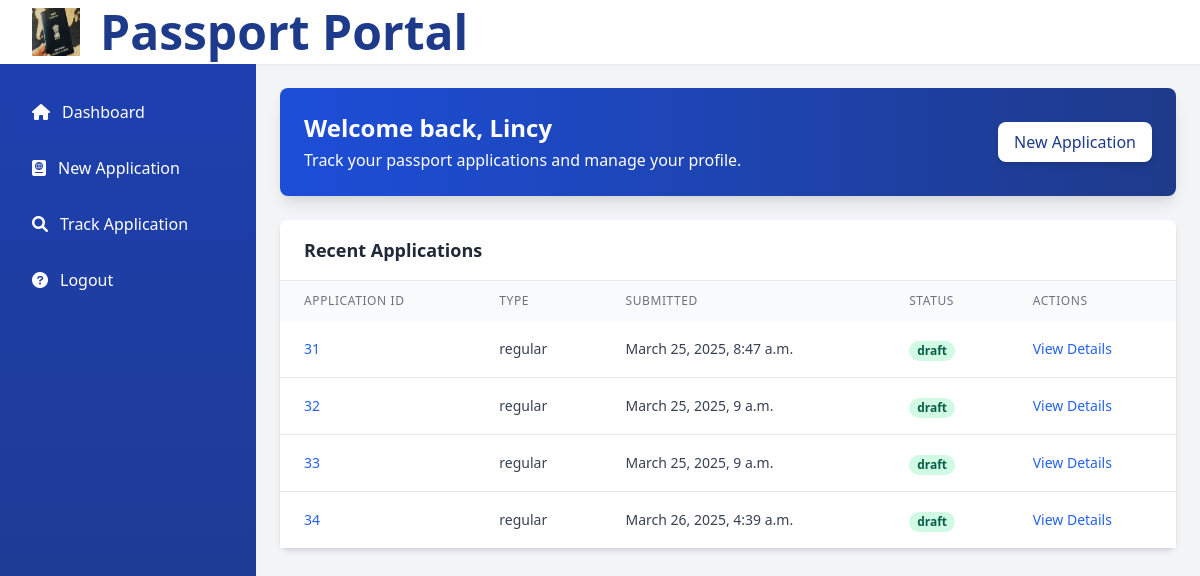
/user/dashboard/ (signed in), run on the app's committed database.
### user_app/models.py (models this page shows, shortened)
class PassportApplication(models.Model):
    GENDER_CHOICES = [
        ('M', 'Male'),
        ('F', 'Female'),
        ('O', 'Other'),
    ]
    MARITAL_STATUS_CHOICES = [
        ('single', 'Single'),
        ('married', 'Married'),
        ('divorced', 'Divorced'),
        ('widowed', 'Widowed'),
        ('separated', 'Separated'),
    ]
    ID_TYPE_CHOICES = [
        ('aadhar', 'Aadhar Card'),
        ('pan', 'PAN Card'),
        ('passport', 'Passport'),
        ('voter', 'Voter ID'),
        ('driving', 'Driving License'),
        ('other', 'Other'),
    ]
    PASSPORT_TYPE_CHOICES = [
        ('regular', 'Regular'),
        ('official', 'Official'),
        ('diplomatic', 'Diplomatic'),
    ]
    PAGE_COUNT_CHOICES = [
        ('standard', 'Standard (36 pages)'),
        ('extra', 'Extra (60 pages)'),
    ]
    TRAVEL_PURPOSE_CHOICES = [
        ('tourism', 'Tourism'),
        ('business', 'Business'),
        ('study', 'Study'),
        ('employment', 'Employment'),
        ('family', 'Family Visit'),
        ('other', 'Other'),
    ]
    PAYMENT_METHOD_CHOICES = [
        ('online', 'Online Payment (Credit/Debit Card)'),
        ('bankTransfer', 'Bank Transfer'),
        ('challan', 'Bank Challan'),
    ]
    first_name = models.CharField(max_length=100)
    middle_name = models.CharField(max_length=100, blank=True)
    last_name = models.CharField(max_length=100)
    date_of_birth = models.DateField()
    city_of_birth = models.CharField(max_length=100)
    state_of_birth = models.CharField(max_length=100)
    country_of_birth = models.CharField(max_length=100)
    gender = models.CharField(max_length=1, choices=GENDER_CHOICES)
    marital_status = models.CharField(max_length=20, choices=MARITAL_STATUS_CHOICES)
    nationality = models.CharField(max_length=100)
    occupation = models.CharField(max_length=100)
    address_line1 = models.CharField(max_length=200)
    address_line2 = models.CharField(max_length=200, blank=True)
    city = models.CharField(max_length=100)
    state = models.CharField(max_length=100)
    postal_code = models.CharField(max_length=20)
    country = models.CharField(max_length=100)
    phone_number = models.CharField(max_length=20)
    email = models.EmailField()
    id_type = models.CharField(max_length=20, choices=ID_TYPE_CHOICES)
    id_number = models.CharField(max_length=100)
    aadhar_number = models.CharField(
        max_length=12,null=True,blank=True,
        validators=[RegexValidator(r'^\d{12}$', 'Aadhar Number must be exactly 12 digits.')]
    )
    pan_number = models.CharField(
        max_length=10,null=True,blank=True,
        validators=[RegexValidator(r'^[A-Z0-9]{10}$', 'PAN Number must be exactly 10 alphanumeric characters.')]
    )
    father_name = models.CharField(max_length=200)
    mother_name = models.CharField(max_length=200)
    father_nationality = models.CharField(max_length=100)
    mother_nationality = models.CharField(max_length=100)
    father_passport_number = models.CharField(max_length=30, blank=True)
    mother_passport_number = models.CharField(max_length=30, blank=True)
    emergency_contact_name = models.CharField(max_length=200)
    emergency_contact_relationship = models.CharField(max_length=100)
    emergency_contact_phone = models.CharField(max_length=20)
    emergency_contact_address = models.CharField(max_length=300)
    passport_type = models.CharField(max_length=20, choices=PASSPORT_TYPE_CHOICES)
    page_count = models.CharField(max_length=20, choices=PAGE_COUNT_CHOICES)
    travel_purpose = models.CharField(max_length=20, choices=TRAVEL_PURPOSE_CHOICES)
    proof_of_identity = models.JSONField(default=list)  # Stores list of selected document types
    proof_of_address = models.JSONField(default=list)   # Stores list of selected document types
    additional_documents = models.TextField(blank=True)
    payment_method = models.JSONField(default=list)  # Stores selected payment methods
    expedited_service = models.BooleanField(default=False)
    total_amount = models.DecimalField(max_digits=10, decimal_places=2, default=0.0)  # New Field
    signature_file = models.ImageField(upload_to='signatures/', blank=True, null=True)
    application_date = models.DateField()
    parental_consent = models.BooleanField(default=False)
    terms_agreed = models.BooleanField(default=False)
    created_at = models.DateTimeField(auto_now_add=True)
    updated_at = models.DateTimeField(auto_now=True)
    application_status = models.CharField(max_length=20, default='draft')
    user = models.ForeignKey(PassportRegistration, on_delete=models.CASCADE, blank=True, null=True)

### user_app/views.py (the view)
# urls.py: path('dashboard/',views.dashboard_view,name='dashboard'),
def dashboard_view(request):
    user_id = request.session['user_id']
    data = PassportApplication.objects.filter(user__id=user_id)
    return render(request,'dashboard.html', {'data': data})

### user_app/templates/dashboard.html (shortened to what this page needs)
<!DOCTYPE html>
<html lang="en">
    {% load static %}
<head>
    <link href="https://cdnjs.cloudflare.com/ajax/libs/tailwindcss/2.2.19/tailwind.min.css" rel="stylesheet">
    <link href="https://cdnjs.cloudflare.com/ajax/libs/font-awesome/6.0.0-beta3/css/all.min.css" rel="stylesheet">
</head>
<body class="bg-gray-100">
    <header class="bg-white shadow-sm">
        <div class="max-w-7xl mx-auto px-4 sm:px-6 lg:px-8">
            <div class="flex justify-between h-16">
                <div class="flex items-center">
                    <img src="{% static 'images/passport_portal.jpg' %}" alt="Logo" class="h-12 w-12">
                    <span class="ml-5 text-5xl font-bold text-blue-900">Passport Portal</span>
                </div>
            </div>
        </div>
    </header>
    <div class="flex">
        <aside class="sidebar w-64 text-white">
            <nav class="mt-6 px-4">
                <div class="space-y-2">
                    <a href="{% url 'dashboard' %}" class="flex items-center px-4 py-3 bg-blue-800 rounded-lg">
                        <i class="fas fa-home mr-3"></i>
                        <span>Dashboard</span>
                    </a>
                    <a href="{% url 'application_form' %}" class="flex items-center px-4 py-3 hover:bg-blue-800 rounded-lg transition">
                        <i class="fas fa-passport mr-3"></i>
                        <span>New Application</span>
                    </a>
                    <a href="{% url 'track_service_request' %}" class="flex items-center px-4 py-3 hover:bg-blue-800 rounded-lg transition">
                        <i class="fas fa-search mr-3"></i>
                        <span>Track Application</span>
                    </a>
                    <a href="{% url 'logout' %}" class="flex items-center px-4 py-3 hover:bg-blue-800 rounded-lg transition">
                        <i class="fas fa-question-circle mr-3"></i>
                        <span>Logout</span>
                    </a>
                </div>
            </nav>
        </aside>
         {% block content%}
        <main class="flex-1 p-6">
            <div class="max-w-7xl mx-auto">
                <div class="bg-gradient-to-r from-blue-700 to-blue-900 text-white rounded-lg p-6 mb-6 shadow-lg">
                    <div class="flex justify-between items-center">
                        <div>
                            <h1 class="text-2xl font-bold">Welcome back, {{request.session.user_name}}</h1>
                            <p class="mt-1">Track your passport applications and manage your profile.</p>
                        </div>
                        <button class="bg-white text-blue-900 px-4 py-2 rounded-lg shadow-md hover:bg-blue-50 transition">
                            New Application
                        </button>
                    </div>
                </div>
                <div class="bg-white rounded-lg shadow-md mb-6">
                    <div class="px-6 py-4 border-b border-gray-200">
                        <h2 class="text-lg font-semibold text-gray-800">Recent Applications</h2>
                    </div>
                    <div class="overflow-x-auto">
                        <table class="min-w-full">
                            <thead>
                                <tr class="bg-gray-50">
                                    <th class="px-6 py-3 text-left text-xs font-medium text-gray-500 uppercase tracking-wider">Application ID</th>
                                    <th class="px-6 py-3 text-left text-xs font-medium text-gray-500 uppercase tracking-wider">Type</th>
                                    <th class="px-6 py-3 text-left text-xs font-medium text-gray-500 uppercase tracking-wider">Submitted</th>
                                    <th class="px-6 py-3 text-left text-xs font-medium text-gray-500 uppercase tracking-wider">Status</th>
                                    <th class="px-6 py-3 text-left text-xs font-medium text-gray-500 uppercase tracking-wider">Actions</th>
                                </tr>
                            </thead>
                            <tbody class="bg-white divide-y divide-gray-200">
                                {% for d in data %}
                                <tr>
                                    <td class="px-6 py-4 whitespace-nowrap text-sm font-medium text-blue-600">{{d.id}}</td>
                                    <td class="px-6 py-4 whitespace-nowrap text-sm text-gray-700">{{d.passport_type}}</td>
                                    <td class="px-6 py-4 whitespace-nowrap text-sm text-gray-700">{{d.created_at}}</td>
                                    <td class="px-6 py-4 whitespace-nowrap">
                                        <span class="px-2 inline-flex text-xs leading-5 font-semibold rounded-full bg-green-100 text-green-800">
                                            {{d.application_status}}
                                        </span>
                                    </td>
                                    <td class="px-6 py-4 whitespace-nowrap text-sm text-blue-600">
                                        <a href="{% url 'application_detail' application_id=d.id %}">View Details</a>
                                    </td>
                                </tr>
                                {% endfor %}
                            </tbody>
                        </table>
                    </div>
                </div>
            </div>
        </main>
        {% endblock %}
    </div>
</body>
</html>

### user_app/templates/dashboard.html (style rules this page uses)
.sidebar { min-height: calc(100vh - 64px); background: linear-gradient(180deg, #1e40af 0%, #1e3a8a 100%); }

### data on the page
PassportApplication: id "31", passport_type "regular", created_at "March 25, 2025, 8:47 a.m.", application_status "draft"
PassportApplication: id "32", passport_type "regular", created_at "March 25, 2025, 9 a.m.", application_status "draft"
PassportApplication: id "33", passport_type "regular", created_at "March 25, 2025, 9 a.m.", application_status "draft"
PassportApplication: id "34", passport_type "regular", created_at "March 26, 2025, 4:39 a.m.", application_status "draft"

### other printed values
{{ request.session.user_name }} "Lincy"
